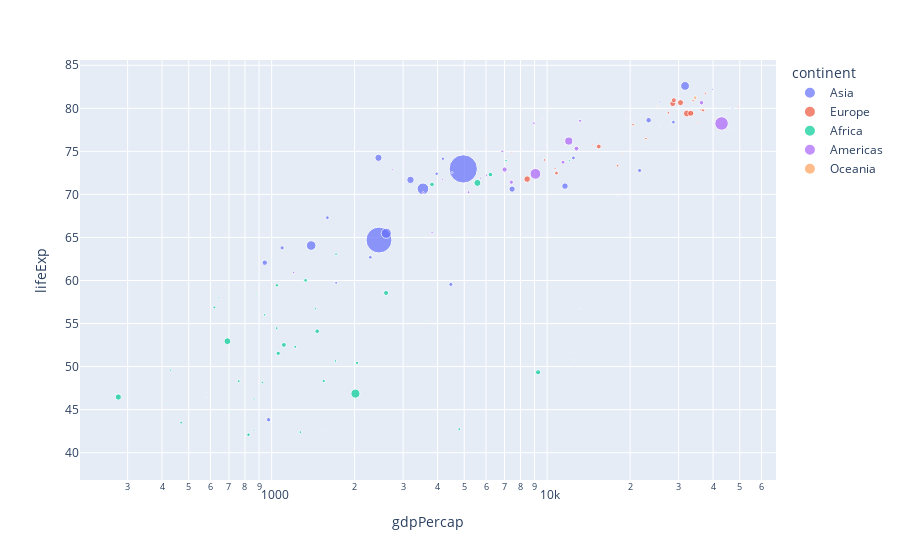

Notebook code cell kept with this figure:
### Markdown cell above
人口を点の大きさで表現してみよう（バブルチャート）

### Code cell
px.scatter (GapMinder2007, x='gdpPercap', y='lifeExp', log_x=True,
            size='pop',
            color='continent',
            hover_name='country')

### Figure 1 — Plotly figure (JSON) as saved in the notebook; plotly's stock layout.template omitted (floating-point values rounded to 4 significant figures)
{"data": [{"hovertemplate": "<b>%{hovertext}</b><br><br>continent=Asia<br>gdpPercap=%{x}<br>lifeExp=%{y}<br>pop=%{marker.size}<extra></extra>", "hovertext": ["Afghanistan", "Bahrain", "Bangladesh", "Cambodia", "China", "Hong Kong, China", "India", "Indonesia", "Iran", "Iraq", "Israel", "Japan", "Jordan", "Korea, Dem. Rep.", "Korea, Rep.", "Kuwait", "Lebanon", "Malaysia", "Mongolia", "Myanmar", "Nepal", "Oman", "Pakistan", "Philippines", "Saudi Arabia", "Singapore", "Sri Lanka", "Syria", "Taiwan", "Thailand", "Vietnam", "West Bank and Gaza", "Yemen, Rep."], "legendgroup": "Asia", "marker": {"color": "#636efa", "size": [31889923, 708573, 150448339, 14131858, 1318683096, 6980412, 1110396331, 223547000, 69453570, 27499638, 6426679, 127467972, 6053193, 23301725, 49044790, 2505559, 3921278, 24821286, 2874127, 47761980, 28901790, 3204897, 169270617, 91077287, 27601038, 4553009, 20378239, 19314747, 23174294, 65068149, 85262356, 4018332, 22211743], "sizemode": "area", "sizeref": 3297000.0, "symbol": "circle"}, "mode": "markers", "name": "Asia", "orientation": "v", "showlegend": true, "type": "scatter", "x": [974.6, 29800.0, 1391.0, 1714.0, 4959.0, 39720.0, 2452.0, 3541.0, 11610.0, 4471.0, 25520.0, 31660.0, 4519.0, 1593.0, 23350.0, 47310.0, 10460.0, 12450.0, 3096.0, 944, 1091.0, 22320.0, 2606.0, 3190.0, 21650.0, 47140.0, 3970.0, 4185.0, 28720.0, 7458.0, 2442.0, 3025.0, 2281.0], "xaxis": "x", "y": [43.83, 75.64, 64.06, 59.72, 72.96, 82.21, 64.7, 70.65, 70.96, 59.55, 80.75, 82.6, 72.53, 67.3, 78.62, 77.59, 71.99, 74.24, 66.8, 62.07, 63.78, 75.64, 65.48, 71.69, 72.78, 79.97, 72.4, 74.14, 78.4, 70.62, 74.25, 73.42, 62.7], "yaxis": "y"}, {"hovertemplate": "<b>%{hovertext}</b><br><br>continent=Europe<br>gdpPercap=%{x}<br>lifeExp=%{y}<br>pop=%{marker.size}<extra></extra>", "hovertext": ["Albania", "Austria", "Belgium", "Bosnia and Herzegovina", "Bulgaria", "Croatia", "Czech Republic", "Denmark", "Finland", "France", "Germany", "Greece", "Hungary", "Iceland", "Ireland", "Italy", "Montenegro", "Netherlands", "Norway", "Poland", "Portugal", "Romania", "Serbia", "Slovak Republic", "Slovenia", "Spain", "Sweden", "Switzerland", "Turkey", "United Kingdom"], "legendgroup": "Europe", "marker": {"color": "#EF553B", "size": [3600523, 8199783, 10392226, 4552198, 7322858, 4493312, 10228744, 5468120, 5238460, 61083916, 82400996, 10706290, 9956108, 301931, 4109086, 58147733, 684736, 16570613, 4627926, 38518241, 10642836, 22276056, 10150265, 5447502, 2009245, 40448191, 9031088, 7554661, 71158647, 60776238], "sizemode": "area", "sizeref": 3297000.0, "symbol": "circle"}, "mode": "markers", "name": "Europe", "orientation": "v", "showlegend": true, "type": "scatter", "x": [5937.0, 36130.0, 33690.0, 7446.0, 10680.0, 14620.0, 22830.0, 35280.0, 33210.0, 30470.0, 32170.0, 27540.0, 18010.0, 36180.0, 40680.0, 28570.0, 9254.0, 36800.0, 49360.0, 15390.0, 20510.0, 10810.0, 9787.0, 18680.0, 25770.0, 28820.0, 33860.0, 37510.0, 8458.0, 33200.0], "xaxis": "x", "y": [76.42, 79.83, 79.44, 74.85, 73.0, 75.75, 76.49, 78.33, 79.31, 80.66, 79.41, 79.48, 73.34, 81.76, 78.89, 80.55, 74.54, 79.76, 80.2, 75.56, 78.1, 72.48, 74.0, 74.66, 77.93, 80.94, 80.88, 81.7, 71.78, 79.42], "yaxis": "y"}, {"hovertemplate": "<b>%{hovertext}</b><br><br>continent=Africa<br>gdpPercap=%{x}<br>lifeExp=%{y}<br>pop=%{marker.size}<extra></extra>", "hovertext": ["Algeria", "Angola", "Benin", "Botswana", "Burkina Faso", "Burundi", "Cameroon", "Central African Republic", "Chad", "Comoros", "Congo, Dem. Rep.", "Congo, Rep.", "Cote d'Ivoire", "Djibouti", "Egypt", "Equatorial Guinea", "Eritrea", "Ethiopia", "Gabon", "Gambia", "Ghana", "Guinea", "Guinea-Bissau", "Kenya", "Lesotho", "Liberia", "Libya", "Madagascar", "Malawi", "Mali", "Mauritania", "Mauritius", "Morocco", "Mozambique", "Namibia", "Niger", "Nigeria", "Reunion", "Rwanda", "Sao Tome and Principe", "Senegal", "Sierra Leone", "Somalia", "South Africa", "Sudan", "Swaziland", "Tanzania", "Togo", "Tunisia", "Uganda", "Zambia", "Zimbabwe"], "legendgroup": "Africa", "marker": {"color": "#00cc96", "size": [33333216, 12420476, 8078314, 1639131, 14326203, 8390505, 17696293, 4369038, 10238807, 710960, 64606759, 3800610, 18013409, 496374, 80264543, 551201, 4906585, 76511887, 1454867, 1688359, 22873338, 9947814, 1472041, 35610177, 2012649, 3193942, 6036914, 19167654, 13327079, 12031795, 3270065, 1250882, 33757175, 19951656, 2055080, 12894865, 135031164, 798094, 8860588, 199579, 12267493, 6144562, 9118773, 43997828, 42292929, 1133066, 38139640, 5701579, 10276158, 29170398, 11746035, 12311143], "sizemode": "area", "sizeref": 3297000.0, "symbol": "circle"}, "mode": "markers", "name": "Africa", "orientation": "v", "showlegend": true, "type": "scatter", "x": [6223.0, 4797.0, 1441.0, 12570.0, 1217.0, 430.1, 2042.0, 706.0, 1704.0, 986.1, 277.6, 3633.0, 1545.0, 2082.0, 5581.0, 12150.0, 641.4, 690.8, 13210.0, 752.7, 1328.0, 942.7, 579.2, 1463.0, 1569.0, 414.5, 12060.0, 1045.0, 759.3, 1043.0, 1803.0, 10960.0, 3820.0, 823.7, 4811.0, 619.7, 2014.0, 7670.0, 863.1, 1598.0, 1712.0, 862.5, 926.1, 9270.0, 2602.0, 4513.0, 1107.0, 883.0, 7093.0, 1056.0, 1271.0, 469.7], "xaxis": "x", "y": [72.3, 42.73, 56.73, 50.73, 52.3, 49.58, 50.43, 44.74, 50.65, 65.15, 46.46, 55.32, 48.33, 54.79, 71.34, 51.58, 58.04, 52.95, 56.73, 59.45, 60.02, 56.01, 46.39, 54.11, 42.59, 45.68, 73.95, 59.44, 48.3, 54.47, 64.16, 72.8, 71.16, 42.08, 52.91, 56.87, 46.86, 76.44, 46.24, 65.53, 63.06, 42.57, 48.16, 49.34, 58.56, 39.61, 52.52, 58.42, 73.92, 51.54, 42.38, 43.49], "yaxis": "y"}, {"hovertemplate": "<b>%{hovertext}</b><br><br>continent=Americas<br>gdpPercap=%{x}<br>lifeExp=%{y}<br>pop=%{marker.size}<extra></extra>", "hovertext": ["Argentina", "Bolivia", "Brazil", "Canada", "Chile", "Colombia", "Costa Rica", "Cuba", "Dominican Republic", "Ecuador", "El Salvador", "Guatemala", "Haiti", "Honduras", "Jamaica", "Mexico", "Nicaragua", "Panama", "Paraguay", "Peru", "Puerto Rico", "Trinidad and Tobago", "United States", "Uruguay", "Venezuela"], "legendgroup": "Americas", "marker": {"color": "#ab63fa", "size": [40301927, 9119152, 190010647, 33390141, 16284741, 44227550, 4133884, 11416987, 9319622, 13755680, 6939688, 12572928, 8502814, 7483763, 2780132, 108700891, 5675356, 3242173, 6667147, 28674757, 3942491, 1056608, 301139947, 3447496, 26084662], "sizemode": "area", "sizeref": 3297000.0, "symbol": "circle"}, "mode": "markers", "name": "Americas", "orientation": "v", "showlegend": true, "type": "scatter", "x": [12780.0, 3822.0, 9066.0, 36320.0, 13170.0, 7007.0, 9645.0, 8948.0, 6025.0, 6873.0, 5728.0, 5186.0, 1202.0, 3548.0, 7321.0, 11980.0, 2749.0, 9809.0, 4173.0, 7409.0, 19330.0, 18010.0, 42950.0, 10610.0, 11420.0], "xaxis": "x", "y": [75.32, 65.55, 72.39, 80.65, 78.55, 72.89, 78.78, 78.27, 72.23, 74.99, 71.88, 70.26, 60.92, 70.2, 72.57, 76.19, 72.9, 75.54, 71.75, 71.42, 78.75, 69.82, 78.24, 76.38, 73.75], "yaxis": "y"}, {"hovertemplate": "<b>%{hovertext}</b><br><br>continent=Oceania<br>gdpPercap=%{x}<br>lifeExp=%{y}<br>pop=%{marker.size}<extra></extra>", "hovertext": ["Australia", "New Zealand"], "legendgroup": "Oceania", "marker": {"color": "#FFA15A", "size": [20434176, 4115771], "sizemode": "area", "sizeref": 3297000.0, "symbol": "circle"}, "mode": "markers", "name": "Oceania", "orientation": "v", "showlegend": true, "type": "scatter", "x": [34440.0, 25190.0], "xaxis": "x", "y": [81.23, 80.2], "yaxis": "y"}], "layout": {"autosize": true, "legend": {"itemsizing": "constant", "title": {"text": "continent"}, "tracegroupgap": 0}, "margin": {"t": 60}, "xaxis": {"anchor": "y", "autorange": true, "domain": [0, 1], "range": [2.299, 4.835], "title": {"text": "gdpPercap"}, "type": "log"}, "yaxis": {"anchor": "x", "autorange": true, "domain": [0, 1], "range": [36.45, 86.2], "title": {"text": "lifeExp"}, "type": "linear"}}}
